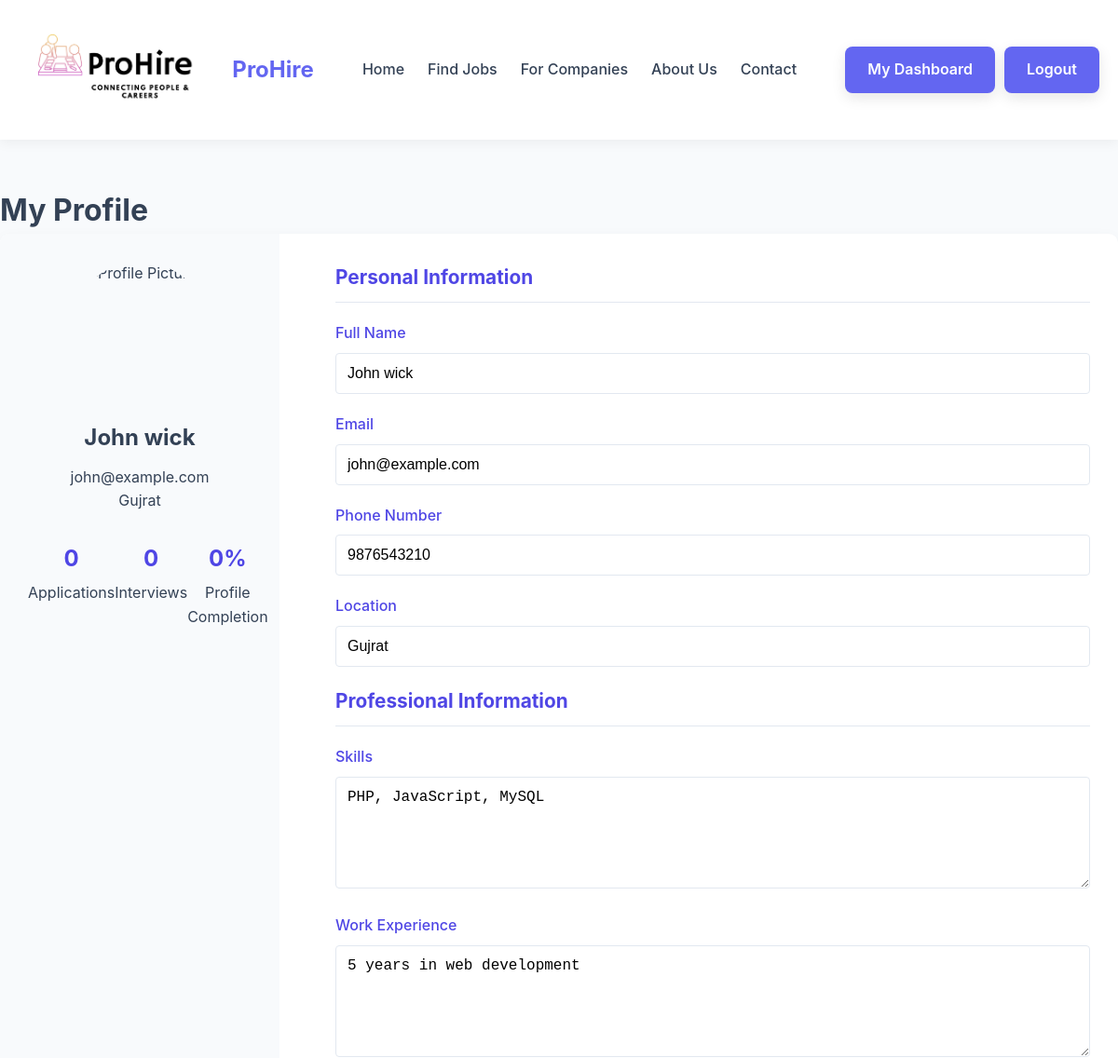
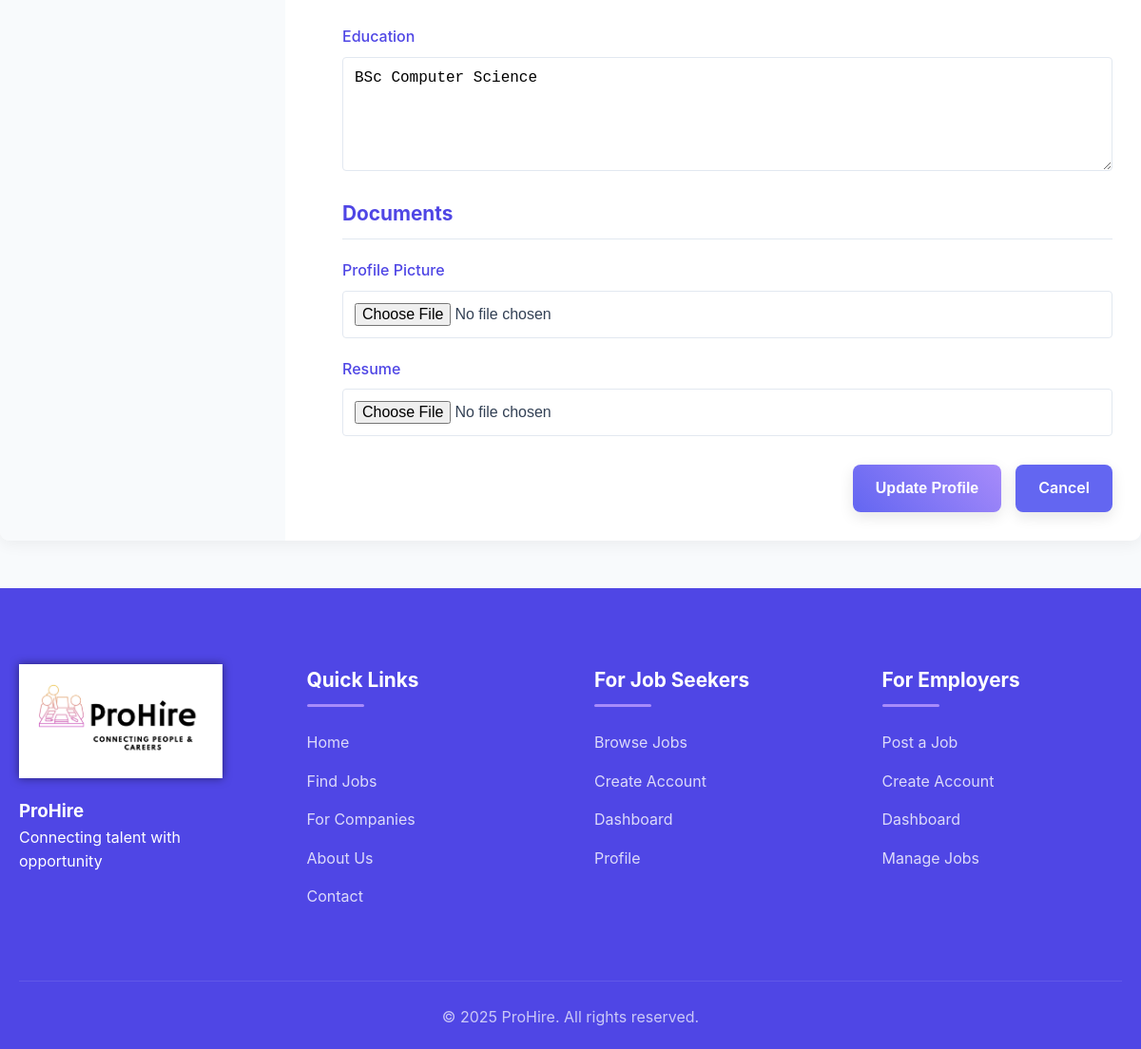
Screenshot of /user/profile.php (signed in) with the database file from the repository (2 pictures, top to bottom).
### tables this page shows
CREATE TABLE users (
    id INT(11) AUTO_INCREMENT PRIMARY KEY,
    full_name VARCHAR(100) NOT NULL,
    email VARCHAR(100) NOT NULL UNIQUE,
    password VARCHAR(255) NOT NULL,
    phone VARCHAR(20),
    location VARCHAR(100),
    skills TEXT,
    experience TEXT,
    education TEXT,
    resume_path VARCHAR(255),
    profile_pic VARCHAR(255),
    created_at TIMESTAMP DEFAULT CURRENT_TIMESTAMP
);

### user/profile.php (the view, shortened to what this page needs)
<?php
$user_id = $_SESSION['user_id'];
include_once '../includes/header.php';
$query = "SELECT * FROM users WHERE id = $user_id";
$result = mysqli_query($conn, $query);
$user = mysqli_fetch_assoc($result);
?>
<div class="container" style="padding: 50px 0;">
    <h1>My Profile</h1>
    <div class="profile-container">
        <div class="profile-sidebar">
            <div class="profile-picture">
                <img src="<?php echo !empty($user['profile_pic']) ? BASE_URL . $user['profile_pic'] : BASE_URL . 'assets/images/profile-placeholder.jpg'; ?>" alt="Profile Picture">
            </div>
            <h2><?php echo $user['full_name']; ?></h2>
            <p><?php echo $user['email']; ?></p>
            <p><?php echo $user['location']; ?></p>
            <div class="profile-stats">
                <div class="stat">
                    <h3>0</h3>
                    <p>Applications</p>
                </div>
                <div class="stat">
                    <h3>0</h3>
                    <p>Interviews</p>
                </div>
                <div class="stat">
                    <h3>0%</h3>
                    <p>Profile Completion</p>
                </div>
            </div>
        </div>
        <div class="profile-content">
            <form method="POST" action="" enctype="multipart/form-data">
                <h3>Personal Information</h3>
                <div class="form-group">
                    <label for="full_name">Full Name</label>
                    <input type="text" name="full_name" id="full_name" value="<?php echo $user['full_name']; ?>" required>
                </div>
                <div class="form-group">
                    <label for="email">Email</label>
                    <input type="email" name="email" id="email" value="<?php echo $user['email']; ?>" required>
                </div>
                <div class="form-group">
                    <label for="phone">Phone Number</label>
                    <input type="text" name="phone" id="phone" value="<?php echo $user['phone']; ?>">
                </div>
                <div class="form-group">
                    <label for="location">Location</label>
                    <input type="text" name="location" id="location" value="<?php echo $user['location']; ?>">
                </div>
                <h3>Professional Information</h3>
                <div class="form-group">
                    <label for="skills">Skills</label>
                    <textarea name="skills" id="skills"><?php echo $user['skills']; ?></textarea>
                </div>
                <div class="form-group">
                    <label for="experience">Work Experience</label>
                    <textarea name="experience" id="experience"><?php echo $user['experience']; ?></textarea>
                </div>
                <div class="form-group">
                    <label for="education">Education</label>
                    <textarea name="education" id="education"><?php echo $user['education']; ?></textarea>
                </div>
                <h3>Documents</h3>
                <div class="form-group">
                    <label for="profile_pic">Profile Picture</label>
                    <input type="file" name="profile_pic" id="profile_pic" accept="image/*">
                </div>
                <div class="form-group">
                    <label for="resume">Resume</label>
                    <input type="file" name="resume" id="resume" accept=".pdf,.doc,.docx">
                </div>
                <div class="form-actions">
                    <button type="submit" class="btn btn-primary">Update Profile</button>
                    <a href="dashboard.php" class="btn">Cancel</a>
                </div>
            </form>
        </div>
    </div>
</div>
<?php include_once '../includes/footer.php'; ?>

### assets/css/style.css (style rules this page uses)
:root { --primary-color: #6366f1; --primary-light: #818cf8; --primary-dark: #4f46e5; --secondary-color: #a78bfa; --text-color: #334155; --light-bg: #f8fafc; --white: #ffffff; --gray: #e2e8f0; --dark-gray: #64748b; --success: #10b981; --warning: #f59e0b; --danger: #ef4444; --shadow-light: 0 4px 12px rgba(0, 0, 0, 0.05); --shadow-medium: 0 10px 30px rgba(0, 0, 0, 0.1); --shadow-deep: 0 15px 40px rgba(0, 0, 0, 0.15); }
* { margin: 0; padding: 0; box-sizing: border-box; }
body { font-family: 'Inter', 'Segoe UI', Tahoma, Geneva, Verdana, sans-serif; line-height: 1.6; color: var(--text-color); background-color: var(--light-bg); min-height: 100vh; }
.container { width: 100%; max-width: 1200px; margin: 0 auto; padding: 0 20px; }
a, .btn, .stat-card, .job-card, .feature-card, .form-control { transition: all 0.3s cubic-bezier(0.25, 0.8, 0.25, 1); }
a { text-decoration: none; color: var(--primary-color); position: relative; }
a::after { content: ''; position: absolute; bottom: 0; left: 0; width: 0; height: 2px; background: var(--primary-color); }
.btn { display: inline-block; padding: 12px 24px; background: var(--primary-color); color: var(--white); border: none; border-radius: 8px; cursor: pointer; font-size: 16px; font-weight: 600; text-align: center; position: relative; overflow: hidden; box-shadow: 0 5px 15px rgba(0, 0, 0, 0.1); z-index: 1; }
.btn:before { content: ''; position: absolute; top: 0; left: -100%; width: 100%; height: 100%; background: rgba(255, 255, 255, 0.2); z-index: -1; }
.btn-primary { background: linear-gradient(45deg, var(--primary-color), var(--secondary-color)); }
.form-group { margin-bottom: 25px; }
.form-group label { display: block; margin-bottom: 8px; font-weight: 600; color: var(--primary-dark); }
.form-group input, .form-group select, .form-group textarea { width: 100%; padding: 15px; border: 1px solid var(--gray); border-radius: 8px; font-size: 16px; }
.form-group textarea { resize: vertical; min-height: 140px; }
.form-actions { display: flex; justify-content: flex-end; gap: 15px; margin-top: 30px; }

### user/profile.php (style rules this page uses)
.profile-container { display: flex; gap: 30px; background: #fff; border-radius: 10px; box-shadow: 0 5px 15px rgba(0, 0, 0, 0.05); overflow: hidden; }
.profile-sidebar { width: 300px; padding: 30px; background: #f8fafc; text-align: center; }
.profile-picture { width: 150px; height: 150px; border-radius: 50%; overflow: hidden; margin: 0 auto 20px; }
.profile-picture img { width: 100%; height: 100%; object-fit: cover; }
.profile-sidebar h2 { font-size: 1.5rem; margin-bottom: 10px; }
.profile-stats { display: flex; justify-content: space-between; margin-top: 30px; }
.profile-stats .stat { text-align: center; }
.profile-stats .stat h3 { font-size: 1.5rem; margin-bottom: 5px; color: #4f46e5; }
.profile-content { flex: 1; padding: 30px; }
.profile-content h3 { font-size: 1.3rem; margin-bottom: 20px; color: #4f46e5; border-bottom: 1px solid #e2e8f0; padding-bottom: 10px; }
.form-group { margin-bottom: 20px; }
.form-group label { display: block; margin-bottom: 8px; font-weight: 500; }
.form-group input, .form-group textarea { width: 100%; padding: 12px; border: 1px solid #e2e8f0; border-radius: 4px; font-size: 16px; }
.form-group textarea { resize: vertical; min-height: 120px; }
.form-actions { display: flex; gap: 15px; margin-top: 30px; }

### rows the page displays
users: full_name "John wick", email "john@example.com", location "Gujrat", phone "9876543210", skills "PHP, JavaScript, MySQL", experience "5 years in web development", education "BSc Computer Science"
